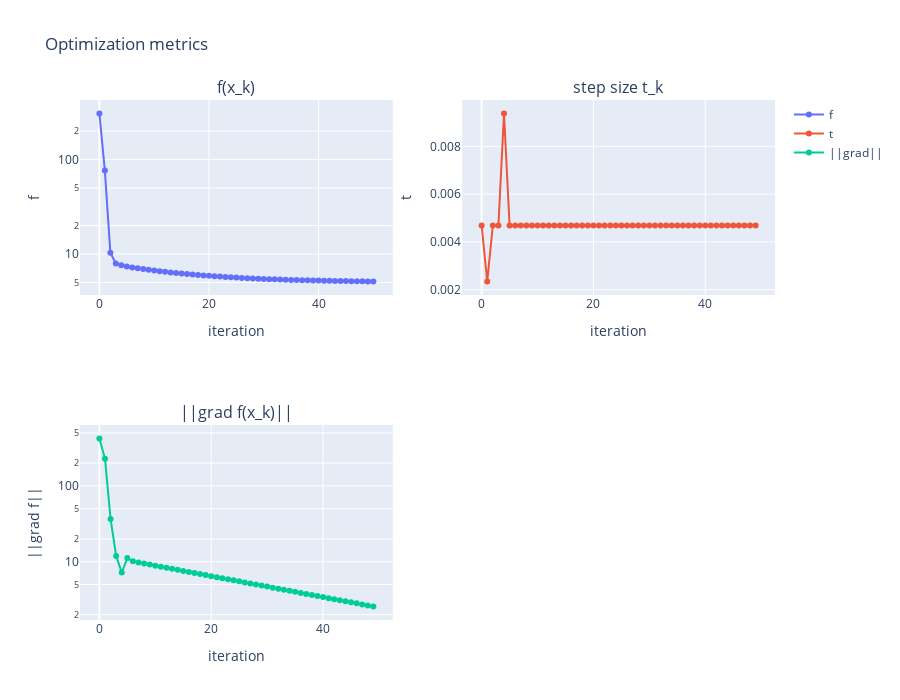

Write notebook code for a chart like this one.
### Code cell
show_isosurface_with_path(f, history, grid_range=(-1.2, 1.2), vol_n=50)
plot_metrics(history, log_f=True, log_grad=True)
save_video_xyz(history, filename="opt_path_goldstein.mp4", fps=8)

### Figure 1 — Plotly figure (JSON) as saved in the notebook; plotly's stock layout.template omitted (floating-point values rounded to 4 significant figures)
{"data": [{"mode": "lines+markers", "name": "f", "type": "scatter", "xaxis": "x", "y": [306.0, 76.18, 10.34, 7.953, 7.614, 7.387, 7.209, 7.066, 6.934, 6.811, 6.696, 6.588, 6.487, 6.392, 6.303, 6.22, 6.142, 6.07, 6.001, 5.938, 5.878, 5.822, 5.77, 5.721, 5.675, 5.632, 5.591, 5.554, 5.518, 5.485, 5.455, 5.426, 5.398, 5.373, 5.349, 5.327, 5.306, 5.287, 5.268, 5.251, 5.235, 5.22, 5.206, 5.193, 5.181, 5.169, 5.159, 5.148, 5.139, 5.13, 5.122], "yaxis": "y"}, {"mode": "lines+markers", "name": "t", "type": "scatter", "xaxis": "x2", "y": [0.004687, 0.002344, 0.004687, 0.004687, 0.009375, 0.004687, 0.004687, 0.004687, 0.004687, 0.004687, 0.004687, 0.004687, 0.004687, 0.004687, 0.004687, 0.004687, 0.004687, 0.004687, 0.004687, 0.004687, 0.004687, 0.004687, 0.004687, 0.004687, 0.004687, 0.004687, 0.004687, 0.004687, 0.004687, 0.004687, 0.004687, 0.004687, 0.004687, 0.004687, 0.004687, 0.004687, 0.004687, 0.004687, 0.004687, 0.004687, 0.004687, 0.004687, 0.004687, 0.004687, 0.004687, 0.004687, 0.004687, 0.004687, 0.004687, 0.004687], "yaxis": "y2"}, {"mode": "lines+markers", "name": "||grad||", "type": "scatter", "xaxis": "x3", "y": [421.2, 227.9, 36.58, 11.91, 7.184, 11.15, 10.13, 9.755, 9.446, 9.15, 8.863, 8.585, 8.317, 8.056, 7.804, 7.56, 7.323, 7.094, 6.871, 6.656, 6.448, 6.246, 6.051, 5.861, 5.678, 5.5, 5.328, 5.161, 5.0, 4.843, 4.691, 4.545, 4.402, 4.265, 4.131, 4.002, 3.877, 3.755, 3.638, 3.524, 3.414, 3.307, 3.204, 3.103, 3.006, 2.912, 2.821, 2.733, 2.647, 2.565], "yaxis": "y3"}], "layout": {"annotations": [{"font": {"size": 16}, "showarrow": false, "text": "f(x_k)", "x": 0.225, "xanchor": "center", "xref": "paper", "y": 1, "yanchor": "bottom", "yref": "paper"}, {"font": {"size": 16}, "showarrow": false, "text": "step size t_k", "x": 0.775, "xanchor": "center", "xref": "paper", "y": 1, "yanchor": "bottom", "yref": "paper"}, {"font": {"size": 16}, "showarrow": false, "text": "||grad f(x_k)||", "x": 0.225, "xanchor": "center", "xref": "paper", "y": 0.375, "yanchor": "bottom", "yref": "paper"}], "height": 700, "title": {"text": "Optimization metrics"}, "width": 900, "xaxis": {"anchor": "y", "domain": [0, 0.45], "title": {"text": "iteration"}}, "xaxis2": {"anchor": "y2", "domain": [0.55, 1], "title": {"text": "iteration"}}, "xaxis3": {"anchor": "y3", "domain": [0, 0.45], "title": {"text": "iteration"}}, "yaxis": {"anchor": "x", "domain": [0.625, 1], "title": {"text": "f"}, "type": "log"}, "yaxis2": {"anchor": "x2", "domain": [0.625, 1], "title": {"text": "t"}}, "yaxis3": {"anchor": "x3", "domain": [0, 0.375], "title": {"text": "||grad f||"}, "type": "log"}}}
